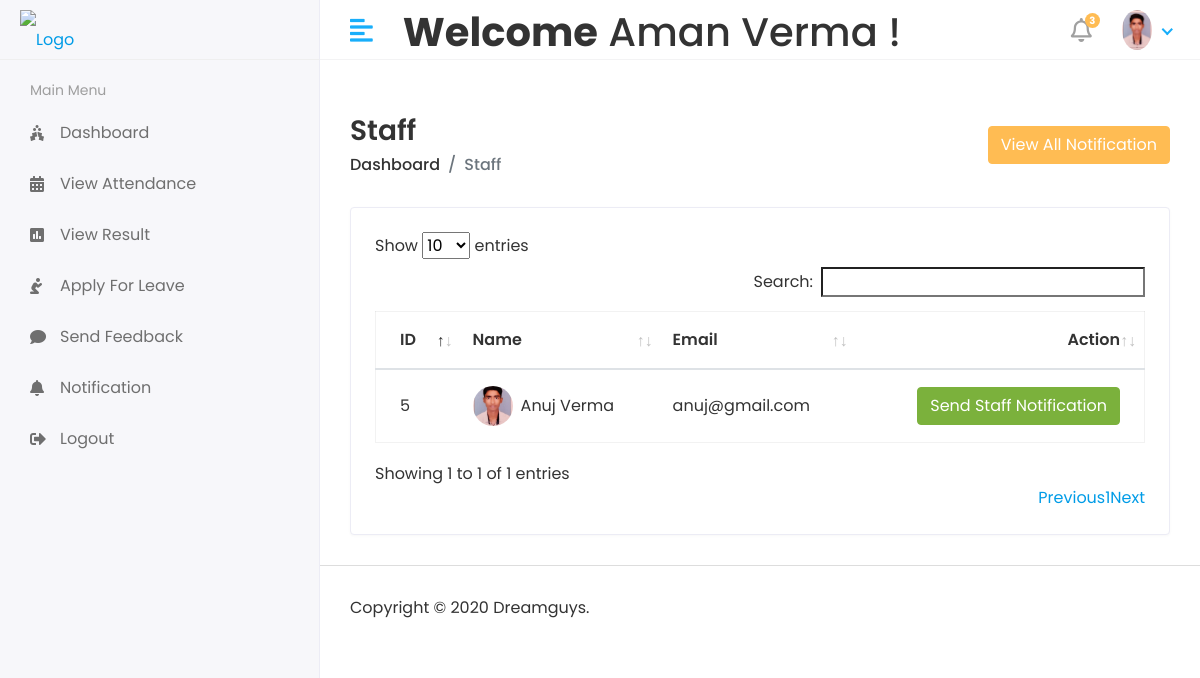
/Hod/Staff/Send_Notification (signed in), run on the app's committed database.
### app/models.py (models this page shows, shortened)
class CustomUser(AbstractUser):
    USER = (
        ('1','HOD'),
        ('2','STAFF'),
        ('3','STUDENT'),
    )
    user_type = models.CharField(choices=USER,max_length=50,default=1)
    profile_pic = models.ImageField(upload_to='media/profile_pic')

class Staff(models.Model):
    admin = models.OneToOneField(CustomUser,on_delete=models.CASCADE)
    address = models.TextField()
    gender = models.CharField(max_length=100)
    created_at = models.DateTimeField(auto_now_add=True)
    updated_at = models.DateTimeField(auto_now=True)

### College_ERP/HOD_views.py (the view)
# urls.py: path('Hod/Staff/Send_Notification',HOD_views.STAFF_SEND_NOTIFICATION,name='staff_send_notification'),
@login_required(login_url='/')
def STAFF_SEND_NOTIFICATION(request):
    staff = Staff.objects.all()
    see_notificatiion = Staff_Notification.objects.all().order_by('-id')[0:5]
    context = {
        'staff':staff,
        'see_notificatiion':see_notificatiion
    }
    return render(request,'Hod/staff_notification.html',context)

### templates/Hod/staff_notification.html (shortened to what this page needs)
{% extends 'base.html' %}
{% block content %}
<div class="content container-fluid">
    <div class="page-header">
        <div class="row align-items-center">
            <div class="col">
                <h3 class="page-title">Staff</h3>
                <ul class="breadcrumb">
                    <li class="breadcrumb-item"><a href="index.html">Dashboard</a></li>
                    <li class="breadcrumb-item active">Staff</li>
                </ul>
            </div>
            <div class="col-auto text-right float-right ml-auto">
                <button type="button" class="btn btn-primary" data-toggle="modal" data-target="#exampleModalCenter">View All Notification</button>
            </div>
        </div>
    </div>
    <div class="row">
        <div class="col-sm-12">
            <div class="card card-table">
                <div class="card-body">
                    <div class="table-responsive">
                        <table id="table_id" class="table table-hover table-center mb-0">
                            <thead>
                                <tr>
                                    <th>ID</th>
                                    <th>Name</th>
                                    <th>Email</th>
                                    <th class="text-right">Action</th>
                                </tr>
                            </thead>
                            <tbody>
                                {% for i in staff %}
                                <tr>
                                    <td>{{i.id}}</td>
                                    <td>
                                        <h2 class="table-avatar">
                                            <a href="student-details.html" class="avatar avatar-sm mr-2"><img
                                                    class="avatar-img rounded-circle" src="/{{i.admin.profile_pic}}"
                                                    alt="User Image"></a>
                                            <a
                                                href="student-details.html">{{i.admin.first_name}}&nbsp{{i.admin.last_name}}</a>
                                        </h2>
                                    </td>
                                    <td>{{i.admin.email}}</td>
                                    <td class="text-right">
                                        <button type="button" class="btn btn-success" data-toggle="modal" data-target="#send_notification_model-{{forloop.counter}}">Send Staff Notification</button>
                                    </td>
                                </tr>
                                {% endfor %}
                            </tbody>
                        </table>
                    </div>
                </div>
            </div>
        </div>
    </div>
</div>
{% endblock %}

### templates/includes/header.html (shortened to what this page needs)
{% load static %}
<div class="header">
    <div class="header-left">
        <a href="index.html" class="logo">
            <img src="{% static 'assets/img/logo.png' %}" alt="Logo">
        </a>
    </div>
    <a href="javascript:void(0);" id="toggle_btn">
        <i class="fas fa-align-left"></i>
    </a>
    <div class="top-nav-search mt-2">
        <h1><strong>Welcome</strong>&nbsp<span>{{ user.first_name }} {{ user.last_name }}</span>&nbsp!</h1>
    </div>
    <ul class="nav user-menu">
        <li class="nav-item dropdown noti-dropdown">
            <a href="#" class="dropdown-toggle nav-link" data-toggle="dropdown">
                <i class="far fa-bell"></i> <span class="badge badge-pill">3</span>
            </a>
        </li>
        <li class="nav-item dropdown has-arrow">
            <a href="#" class="dropdown-toggle nav-link" data-toggle="dropdown">
                <span class="user-img"><img class="rounded-circle"
                        src="/{{user.profile_pic}}" width="30" height="40" alt="Ryan Taylor"></span>
            </a>
        </li>
    </ul>
</div>

### static/assets/css/style.css (style rules this page uses)
html { height: 100%; }
body { background-color: #fff; color: #333; font-family: 'Poppins', sans-serif; font-size: 1rem; height: 100%; line-height: 1.5; overflow-x: hidden; }
h1, h2, h3, h4, h5, h6 { font-family: 'Poppins', sans-serif; margin-top: 0; }
a { color: #009ce7; }
input, button, a { transition: all 0.4s ease; -moz-transition: all 0.4s ease; -o-transition: all 0.4s ease; -ms-transition: all 0.4s ease; -webkit-transition: all 0.4s ease; }
input, input:focus, button, button:focus { outline: none; }
ul, ol { padding: 0px; list-style: none; }
.table { color: #333; max-width: 100%; margin-bottom: 0; width: 100%; }
.table.dataTable { border-collapse: collapse !important; border: 1px solid rgba(0, 0, 0, 0.05); }
table.table td h2 { display: inline-block; font-size: inherit; font-weight: 400; margin: 0; padding: 0; vertical-align: middle; }
table.table td h2.table-avatar { align-items: center; display: inline-flex; font-size: inherit; font-weight: 400; margin: 0; padding: 0; vertical-align: middle; white-space: nowrap; }
table.table td h2 a { color: #333; }
.table thead tr th { font-weight: 600; }
.table tbody tr { border-bottom: 1px solid rgba(0, 0, 0, 0.05); }
.table.table-center td, .table.table-center th { vertical-align: middle; }
.card-table .card-body .table > thead > tr > th { border-top: 0; }
.card-table .card-body .table tr td:first-child, .card-table .card-body .table tr th:first-child { padding-left: 1.5rem; }
.card-table .card-body .table tr td:last-child, .card-table .card-body .table tr th:last-child { padding-right: 1.5rem; }
.card-table .table td, .card-table .table th { border-top: 1px solid #e2e5e8; padding: 1rem 0.75rem; white-space: nowrap; }
.btn-primary { background-color: #FFBC53; border: 1px solid #FFBC53; }
.btn-success { background-color: #7bb13c; border: 1px solid #7bb13c }
.card { border: 1px solid #ececf5; box-shadow: 0 1px 3px 0 rgba(0, 0, 0, 0.03); margin-bottom: 1.875rem; }
.card-body { padding: 1.5rem; }
.avatar { position: relative; display: inline-block; width: 3rem; height: 3rem }
.avatar > img { width: 100%; height: 100%; -o-object-fit: cover; object-fit: cover; }
.avatar-sm { width: 2.5rem; height: 2.5rem; }
.header { background-color: #fff; border-bottom: 1px solid #f3f3f4; left: 0; position: fixed; right: 0; top: 0; z-index: 1001; height: 60px; }
.header .header-left { float: left; height: 60px; padding: 0 20px; position: relative; width: 320px; z-index: 1; transition: all 0.2s ease-in-out; background-color: #f7f7fa; border-bottom: 1px solid #efefef; border-right: 1px solid #ececf5; display: flex; align-items: center; }
.header .header-left .logo { display: inline-block; line-height: 60px; }
.header .header-left .logo img { max-height: 40px; width: auto; }
.header .dropdown-toggle:after { display: none; }
.header .has-arrow .dropdown-toggle:after { border-top: 0; border-left: 0; border-bottom: 2px solid #18aefa; border-right: 2px solid #18aefa; content: ''; height: 8px; display: inline-block; pointer-events: none; -webkit-transform-origin: 66% 66%; -ms-transform-origin: 66% 66%; transform-origin: 66% 66%; -webkit-transform: rotate(45deg); -ms-transform: rotate(45deg); transform: rotate(45deg); -webkit-transition: all 0.15s ease-in-out; transition: all 0.15s ease-in-out; width: 8px; vertical-align: 0px; }
.user-menu { float: right; margin: 0; position: relative; z-index: 99; padding-right: 15px; }
.user-menu.nav > li > a { color: #a0a0a0; font-size: 14px; line-height: 58px; padding: 0 15px; height: 60px; }
.user-img { margin-right: 3px; position: relative; }
.top-nav-search { float: left; margin-left: 15px; }
.page-wrapper > .content { padding: 1.875rem 1.875rem 0; }
.page-header { margin-bottom: 1.875rem; }
.page-header .breadcrumb { background-color: transparent; color: #6c757d; font-size: 1rem; font-weight: 500; margin-bottom: 0; padding: 0; }
.page-header .breadcrumb a { color: #333; }
.page-title { font-size: 28px; font-weight: 600; color: #333; margin-bottom: 5px; }
.user-menu.nav > li > a .badge { background-color: #FFBC53; display: block; font-size: 10px; font-weight: bold; height: 15px; width: 15px; position: absolute; right: 7px; top: 13px; color: #fff; padding: 3px; }
.user-menu.nav > li > a > i { font-size: 1.5rem; line-height: 60px; }
@media (min-width: 992px) { #toggle_btn { align-items: center; color: #18aefa; display: inline-flex; float: left; font-size: 26px; height: 60px; justify-content: center; margin-left: 15px; padding: 0 15px; } }

### data on the page
CustomUser: first_name "Aman", last_name "Verma", profile_pic (picture)
Staff: id "5", admin.profile_pic (picture), admin.first_name "Anuj", admin.last_name "Verma", admin.email "anuj@gmail.com"
